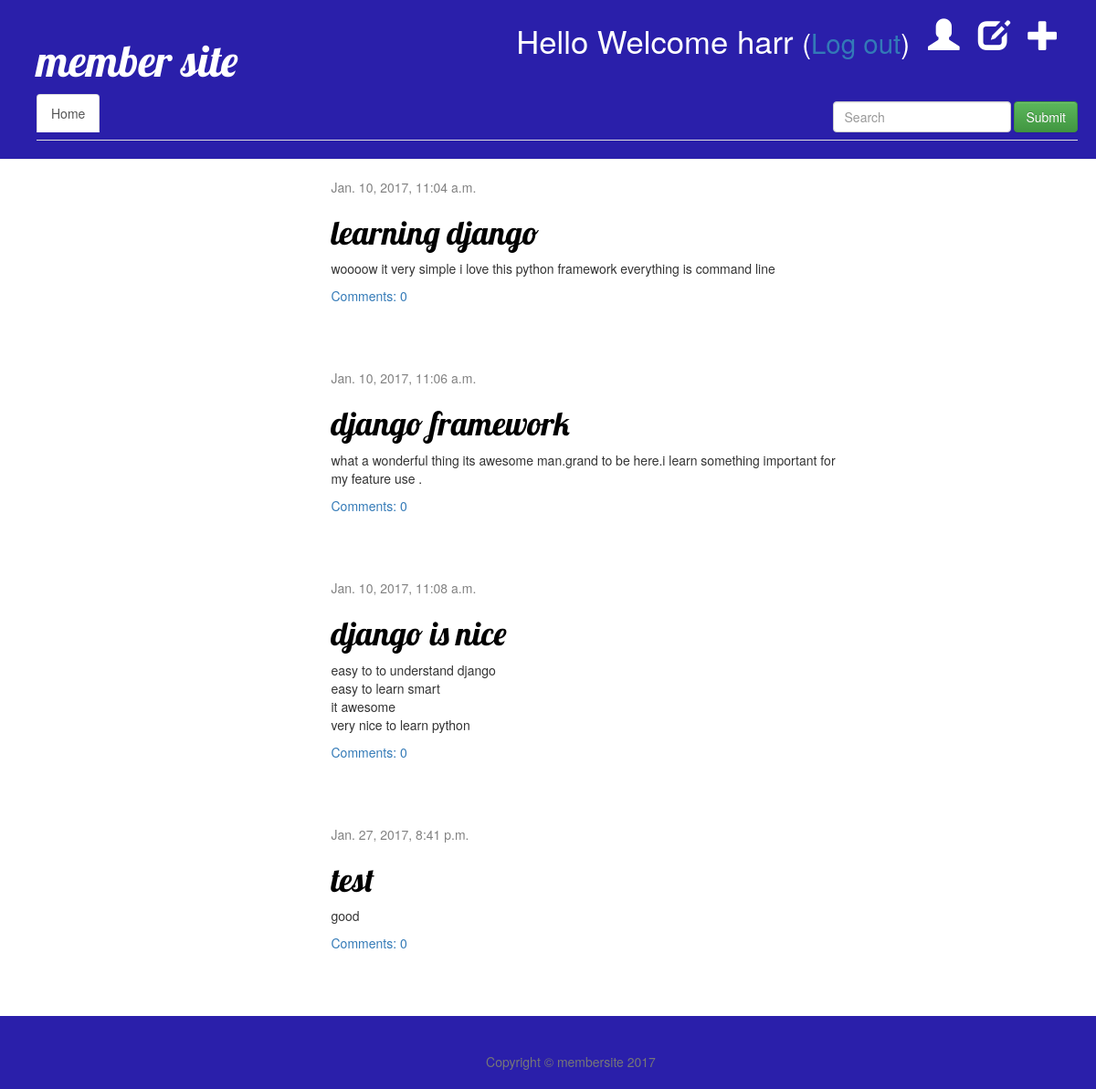
The app's page / (signed in) with its own data.
### blog/models.py (models this page shows, shortened)
class Post(models.Model):
    author = models.ForeignKey('auth.User')
    title = models.CharField(max_length=200)
    text = models.TextField()
    created_date = models.DateTimeField(
            default=timezone.now)
    published_date = models.DateTimeField(
            blank=True, null=True)
    def approved_comments(self):
        return self.comments.filter(approved_comment=True)
    class Meta:
        unique_together = ["title", "text"]
        ordering = ["published_date","author"]

### blog/views.py (the view)
# urls.py: url(r'^$', views.post_list, name='post_list'),
def post_list(request):
    posts = Post.objects.filter(published_date__lte=timezone.now()).order_by('published_date')
    """posts = Post.objects.filter(published_date__lte=timezone.now()).get_latest_by('published_date')"""
    return render(request, 'blog/post_list.html', {'posts': posts})

### blog/templates/blog/post_list.html
{% extends 'blog/base.html' %}
{% block content %}
    {% for post in posts %}
    <div class='container'>
    <div class='span10 main'>
    <section class="row posts">
        <div class="col-md-6 col-md-offset-3">
        <article class="post">
            <div class="post">
                <div class="date">
                    {{ post.published_date }}
                </div>
                <h1><a href="{% url 'post_detail' pk=post.pk %}">{{ post.title }}</a></h1>
                <p>{{ post.text|linebreaksbr }}</p>
                <a href="{% url 'post_detail' pk=post.pk %}">Comments: {{ post.approved_comments.count }}</a>
            </div>
        </article>
        </div>
    </section>
    </div>
    </div>
    {% endfor %}
{% endblock content %}

### blog/templates/blog/base.html (shortened to what this page needs)
{% load staticfiles %}
<html>
    <head>
        <link rel="stylesheet" href="//maxcdn.bootstrapcdn.com/bootstrap/3.2.0/css/bootstrap.min.css">
        <link rel="stylesheet" href="//maxcdn.bootstrapcdn.com/bootstrap/3.2.0/css/bootstrap-theme.min.css">
        <link rel="stylesheet" href="{% static 'css/blog.css' %}">
    </head>
    <body>
        <div class="page-header">
        {% if user.is_authenticated %}
            <a href="{% url 'post_new' %}" class="top-menu"><span class="glyphicon glyphicon-plus"></span></a>
            <a href="{% url 'post_draft_list' %}" class="top-menu"><span class="glyphicon glyphicon-edit"></span></a>
            <a href="{% url 'profile' %}" class="top-menu"><span class="glyphicon glyphicon-user"></span></a>
            <p class="top-menu">Hello Welcome {{ user.username }} <small>(<a href="{% url 'logout' %}">Log out</a>)</small></p>
        {% else %}
            <a href="{% url 'login' %}" class="top-menu"><span class="glyphicon glyphicon-lock"></span></a>
        {% endif %}
            <h1><a href="/">member site</a></h1>
            <ul class="nav nav-tabs">
            <li role="presentation" class="active"><a href="/">Home</a></li>
               <form class="navbar-form navbar-right" role="search">
                <div class="form-group">
                    <input type="text" class="form-control" placeholder="Search">
                </div>
                <button type="submit" class="btn btn-success">Submit</button>
                </form>
            </ul>
        </div>
        <div class="content container">
            <div class="row">
                <div class="col-md-8">
                    {% block content %}
                    {% endblock %}
                </div>
            </div>
        </div>
    <footer>
        <div class="container">
            <div class="row">
                <div class="col-lg-8 col-lg-offset-2 col-md-10 col-md-offset-1">
                    <ul class="list-inline text-center">
                    </ul>
                    <p class="copyright text-muted">Copyright &copy; membersite 2017</p>
                </div>
            </div>
        </div>
    </footer>
    </body>
 </html>

### blog/static/css/blog.css (style rules this page uses)
.page-header { background-color: #2A1FAA; margin-top: 0; padding: 20px 20px 20px 40px; }
.page-header h1, .page-header h1 a, .page-header h1 a:visited, .page-header h1 a:active { color: #ffffff; font-size: 36pt; text-decoration: none; }
.content { margin-left: 40px; }
h1, h2, h3, h4 { font-family: 'Lobster', cursive; }
.date { color: #828282; }
.top-menu, .top-menu:hover, .top-menu:visited { color: #ffffff; float: right; font-size: 26pt; margin-right: 20px; }
.post { margin-bottom: 70px; }
.post h1 a, .post h1 a:visited { color: #000000; }
footer { background-color: #2A1FAA; margin-top: 0; padding: 20px 20px 20px 40px; }
footer .list-inline { margin: 0; padding: 0; }
footer .copyright { font-size: 14px; text-align: center; margin-bottom: 0; }

### records on screen
Post: published_date "Jan. 10, 2017, 11:04 a.m.", title "learning django", text "woooow it very simple i love this python framework everything is command line", approved_comments.count "0"
Post: published_date "Jan. 10, 2017, 11:06 a.m.", title "django framework", text "what a wonderful thing its awesome man.grand to be here.i learn something important for my feature use .", approved_comments.count "0"
Post: published_date "Jan. 10, 2017, 11:08 a.m.", title "django is nice", text "easy to to understand django easy to learn smart it awesome very nice to learn python", approved_comments.count "0"
Post: published_date "Jan. 27, 2017, 8:41 p.m.", title "test", text "good", approved_comments.count "0"

### other values on screen
{{ user.username }} "harr"
